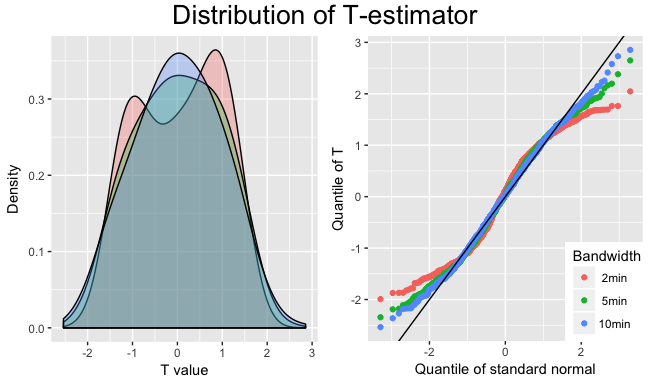

Reproduce this figure in R.
library(ggplot2)
library(grid)
library(gridExtra)

setwd(Sys.getenv("masters-thesis"))
source("Simulation/Heston.R")
source("Simulation/BlackScholes.R")
source("Simulation/Bursts.R")
source("Simulation/Jumps.R")
source("Estimation/pre-average.R")
source("Estimation/estimates.R")

p0 <- Sys.time()

#################### PARAMETERS THAT DON'T CHANGE ####################
omega2 <- 2.64*10^(-10)
omega <- sqrt(omega2)
K2 <- 0.5 #K2
n <- 23400 /7 #Cheating again
mat <- 6.5/(24*7*52) /7
dt <- mat/n
Npaths <- 1000
sigma2 <- 0.0457
sigma <- sqrt(sigma2)
(noise_ratio <- omega/(sqrt(dt)*sigma)) #10.66
lag <- 100

#Because of lack of memory, it is done in loops
n_loops <- 10
desired_index <- n-1

#List to final values
hd_list <- c(2,5,10) / (60*24*7*52) #2min, 5min and 10min
T_estimator <- matrix(nrow = Npaths,ncol = length(h_list))

for (memory in 1:n_loops) {
  #memory <- 1
  temp_paths <- Npaths / n_loops
  set.seed(100*memory)
  
  #Heston simulations
  settings <- sim.setup(mat=mat, Npath = temp_paths, Nsteps = n, omega = omega) #6.5 hours
  Heston <- sim.heston(settings)
  
  #### Calculate dY ####
  dY <- t(diff(t(Heston$Y))) #Has to be transposed for 'diff' to work as desired
  data <- list(Y = dY, time = Heston$time)    
  
  for (hd in 1:length(hd_list)) {
    print(paste0("memory = ",memory, ", hd = ",hd,sep = ""))
    sig_hat <- est.sigma.mat(data, hv = hd_list[hd], t.index = desired_index, lag = lag)$sig
    mu_hat <- est.mu.mat(data, hd = hd_list[hd], t.index = desired_index)$mu
    T_estimator[((memory-1)*temp_paths+1):(memory*temp_paths),hd] <- sqrt(hd_list[hd]) * mu_hat / sqrt(sig_hat)    
  }

}


#################### PLOT ####################
#Re-shape to data-frame
plot_data_frame <- data.frame(do.call("rbind",
                           list(cbind(T_estimator[,1],rep(" 2min",dim(T_estimator)[1])), 
                                cbind(T_estimator[,2],rep(" 5min",dim(T_estimator)[1])),
                                cbind(T_estimator[,3],rep("10min",dim(T_estimator)[1])))))

colnames(plot_data_frame) <- c("T_estimator", "Bandwidth")

#Numeric and factor
plot_data_frame$T_estimator <- as.numeric(as.character(plot_data_frame$T_estimator))
plot_data_frame$Bandwidth <- as.factor(plot_data_frame$Bandwidth)


g1 <- ggplot(plot_data_frame, aes(x = T_estimator, fill = Bandwidth)) + 
  xlab("T value") + ylab("Density") + 
  geom_density(adjust = 1.5, alpha = 0.3)+
  theme(legend.position="none")
g1
g2 <- ggplot(plot_data_frame) + 
  stat_qq(aes(sample = T_estimator, colour = Bandwidth)) +
  geom_abline(intercept = 0, slope = 1) +
  xlab("Quantile of standard normal") + ylab("Quantile of T") +
  theme(legend.position=c(0.87,0.16))
g2

grid.arrange(g1,g2,nrow = 1,
             top = textGrob("Distribution of T-estimator",gp=gpar(fontsize=20)))
